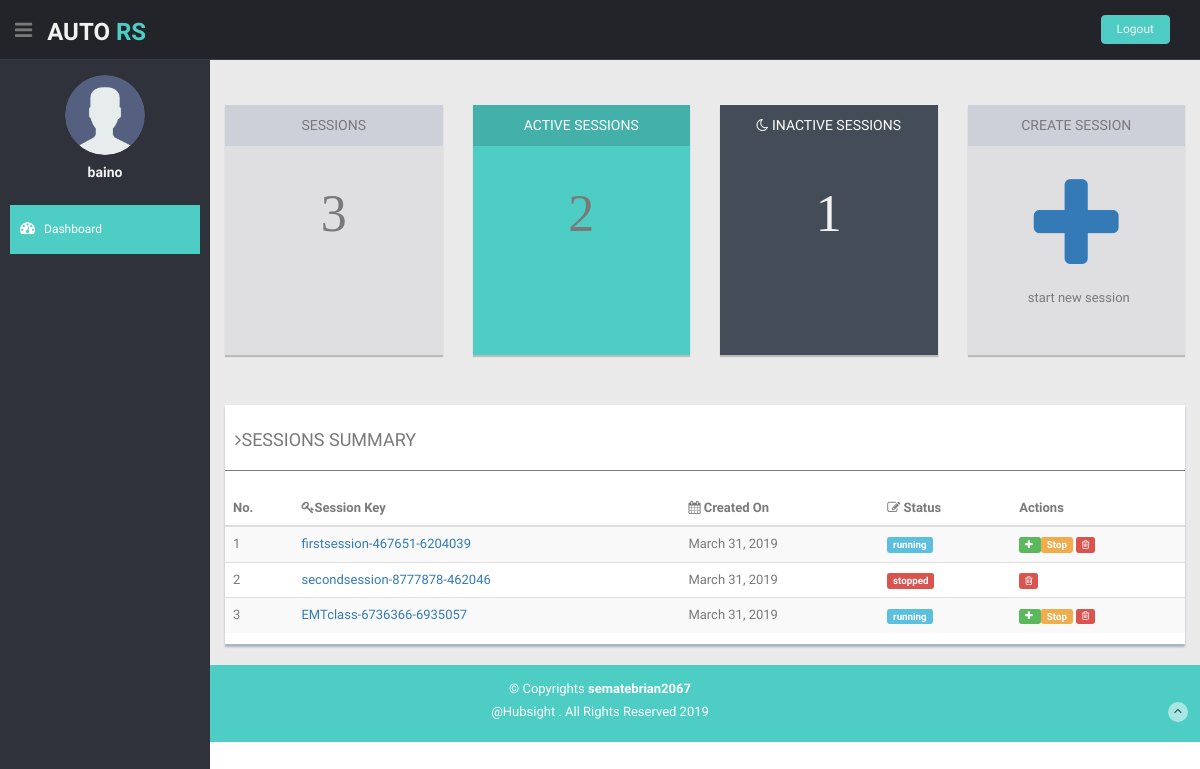
The app's page /moderator/ (signed in), older data.
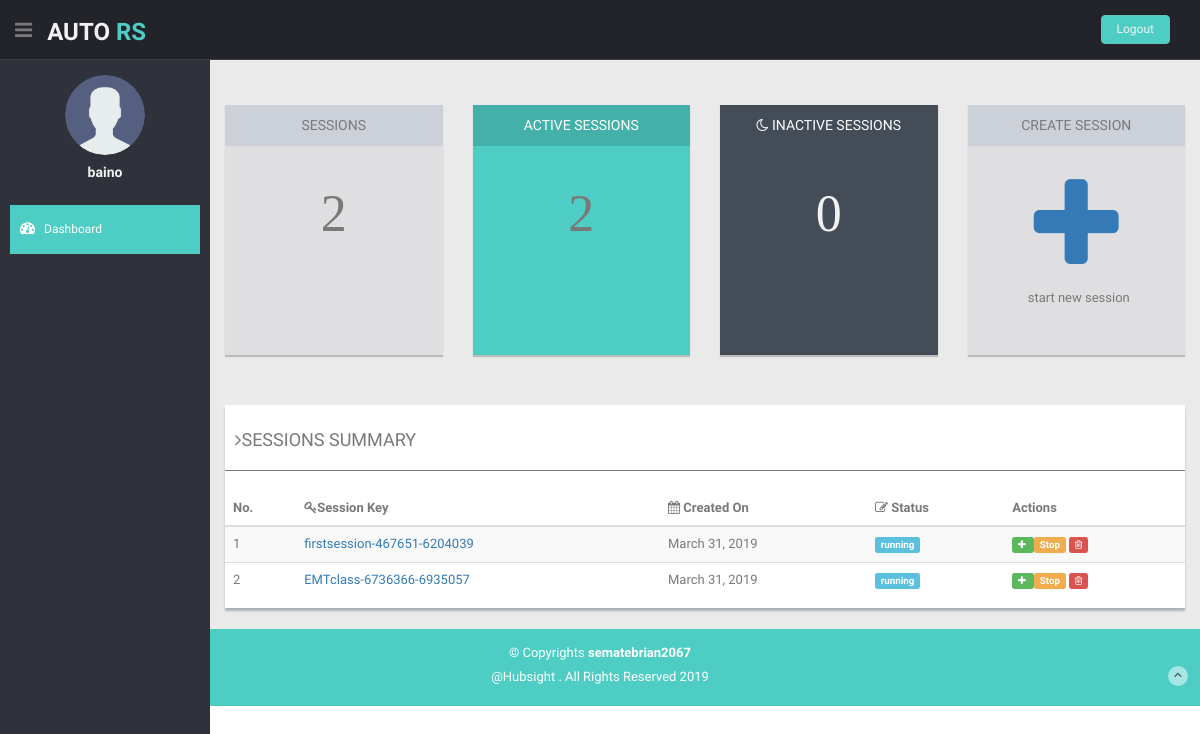
The same page, newer data.
### Ars/models.py (models this page shows)
class Session(models.Model):
    status = models.CharField(max_length=25, default='running')
    session_key = models.CharField(max_length=250, null=False)
    owner = models.ForeignKey(User, on_delete=models.CASCADE)
    created_on = models.DateField(auto_now_add=True)

### Ars/decorators.py (the view)
    def wrapper(request, **kwargs):
        if request is not None:
            if request.method == "GET":
                return function(request, **kwargs)
            raise Exception("method not allowed.")
        raise Exception("request is null")

### moderator/views.py (called while the page is built)
@Get_check
@login_required
def index(request):
    context = {}
    current_user_id=request.user.id
    user_sessions = Session.objects.filter(owner=current_user_id)
    context['sessions']=user_sessions
    inactive_session_count = user_sessions.filter(status="stopped").count()
    active_session_count = user_sessions.filter(status='running').count()
    context['active_count']=active_session_count
    context['inactive_count']=inactive_session_count
    return render(request, 'moderator/index.html', context)

### moderator/templates/moderator/index.html (shortened to what this page needs)
{% extends 'moderator/base.html' %}
{% block body%}
    <section id="main-content">
      <section class="wrapper">
        <div class="row">
          <div class="col-lg-12 main-chart">
            <div class="row mt">
              <div class="col-md-3 col-sm-12 mb">
                <div class="grey-panel pn">
                  <div class="grey-header">
                    <h5>SESSIONS</h5>
                  </div>
                  <h1 class="mt fa fa-4x">
                  {%if sessions%}
                      {{sessions.count}}
                  {%else%}
                    0
                  {%endif%}
              </h1>
                  <div class="row">
                    <div class="col-sm-6 col-xs-6 goleft">
                      <p><br/></p>
                    </div>
                  </div>
                </div>
              </div>
              <div class="col-md-3 col-sm-12 mb">
                <div class=" green-panel  pn">
                  <div class="green-header ">
                    <h5>ACTIVE SESSIONS</h5>
                  </div>
                                    <h1 class="mt fa fa-4x">
                                      {%if sessions%}
                                      {{active_count}}
                                      {%else%}
                                      0
                                      {%endif%}
                                    </h1>
                </div>
              </div>
              <div class="col-md-3 col-sm-12 mb">
                <div class="darkblue-panel pn">
                  <div class="darkblue-header">
                    <h5><i class=" fa fa-moon-o"></i> INACTIVE SESSIONS</h5>
                  </div>
                                    <h1 class="mt fa fa-4x">
                                      {%if sessions%}
                                        {{inactive_count}}
                                      {%else%}
                                        0
                                      {%endif%}
                                    </h1>
                </div>
              </div>
                 <div class="col-md-3 col-sm-12 mb">
                <div class="grey-panel pn">
                  <div class="grey-header">
                    <h5>CREATE SESSION</h5>
                  </div>
                  <a href="" data-toggle="modal" data-target="#createsession_Modal">
                    <h1 class="mt"><i class="fa fa-plus fa-3x"></i></h1>
                  </a>
                  <p>start new session</p>
                </div>
              </div>
            </div>
        <div class="row mt">
          <div class="col-md-12">
            <div class="content-panel">
              <table class="table table-striped table-advance table-hover">
                <h4><i class="fa fa-angle-right"></i>SESSIONS SUMMARY</h4>
                <hr>
                <thead>
                  <tr>
                    <th>No.</th>
                    <th><i class="fa fa-key"></i>Session Key</th>
                    <th><i class="fa fa-calendar"></i> Created On</th>
                    <th><i class=" fa fa-edit"></i> Status</th>
                    <th>Actions</th>
                  </tr>
                </thead>
                <tbody>
                  {%if sessions%}
                  {%for session in sessions%}
                  <tr>
                    <td>{{forloop.counter}}</td>
                    <td>
                      <a href="{% url 'moderator:sessionDetails' session.id %}">{{session.session_key}}</a>
                    </td>
                    <td class="hidden-phone">{{session.created_on}}</td>
                    <td><span class="label label-{% if session.status == 'stopped'%}danger{% else %}info{% endif %} label-mini">{{session.status}}</span></td>
                    <td>
                      {%if session.status == "running" %}
                          <a href="{% url 'moderator:categorycreate' session.id %}">
                            <span class="label label-success">
                              <i class="fa fa-plus"></i>
                            </span>
                          </a>
                        <a href="{% url 'moderator:sessionstop' session.id %}">
                          <span class="label label-warning label-mini">Stop</span>
                        </a>
                        {%endif%}
                        <a href="{% url 'moderator:sessiondelete' session.id %}">
                          <span class="label label-danger">
                            <i class="fa fa-trash-o"></i>
                          </span>
                        </a>
                    </td>
                  </tr>
                  {%endfor%}
                  {%endif%}
                </tbody>
              </table>
            </div>
          </div>
        </div>
          </div>
        </div>
      </section>
    </section>
    {% endblock %}

### moderator/templates/moderator/base.html (shortened to what this page needs)
<!DOCTYPE html>
<html lang="en">
<head>
  {% load staticfiles %}
  <link href="{% static 'moderator/lib/bootstrap/css/bootstrap.min.css' %}" rel="stylesheet">
  <link href="{% static 'moderator/lib/font-awesome/css/font-awesome.css' %}" rel="stylesheet" />
  <link rel="stylesheet" type="text/css" href="{% static 'moderator/css/zabuto_calendar.css' %}">
  <link rel="stylesheet" type="text/css" href="{% static 'moderator/lib/gritter/css/jquery.gritter.css' %}" />
  <link href="{% static 'moderator/lib/advanced-datatable/css/demo_page.css' %} " rel="stylesheet" />
  <link href="{% static 'moderator/lib/advanced-datatable/css/demo_table.css' %}" rel="stylesheet" />
  <link rel="stylesheet" href="{% static 'moderator/lib/advanced-datatable/css/DT_bootstrap.css' %}" />
  <link href="{% static 'moderator/css/style.css' %}" rel="stylesheet">
  <link href="{% static 'moderator/css/style-responsive.css' %}" rel="stylesheet">
</head>
<body>
  <section id="container">
    <header class="header black-bg">
      <div class="sidebar-toggle-box">
        <div class="fa fa-bars tooltips" data-placement="right" data-original-title="Toggle Navigation"></div>
      </div>
      <a href="index.html" class="logo"><b>AUTO<span> RS</span></b></a>
      <div class="top-menu">
        <ul class="nav pull-right top-menu">
          <li><a class="logout" href="{% url "UserAuth:logout" %}">Logout</a></li>
        </ul>
      </div>
    </header>
    <aside>
      <div id="sidebar" class="nav-collapse ">
        <ul class="sidebar-menu" id="nav-accordion">
          <p class="centered"><a href="profile.html"><img src="{% static 'moderator/img/user.png' %}" class="img-circle" width="80"></a></p>
          <h5 class="centered">{{request.user.username}}</h5>
          <li class="mt">
            <a class="active" href="{%url 'moderator:index'%}">
              <i class="fa fa-dashboard"></i>
              <span>Dashboard</span>
              </a>
          </li>
        </ul>
      </div>
    </aside>
    {% block body %}
    {% endblock %}
    <footer class="site-footer">
      <div class="text-center">
        <p>
          &copy; Copyrights <strong>sematebrian2067</strong>
          <p>
            @Hubsight . All Rights Reserved
          </p>
        </p>
        <a href="#" class="go-top">
          <i class="fa fa-angle-up"></i>
          </a>
      </div>
    </footer>
  </section>
</body>
</html>

### moderator/static/moderator/css/style.css (style rules this page uses)
body { color: #797979; background: #eaeaea; font-family: 'Ruda', sans-serif; padding: 0px !important; margin: 0px !important; font-size:13px; }
ul li { list-style: none; }
a, a:hover, a:focus { text-decoration: none; outline: none; }
#container { width: 100%; height: 100%; }
hr { margin-top: 20px; margin-bottom: 20px; border: 0; border-top: 1px solid #797979; }
.centered { text-align: center; }
.goleft { text-align: left; }
.mt { margin-top: 25px; }
.mb { margin-bottom: 25px; }
ul.top-menu > li > .logout { color: #f2f2f2; font-size: 12px; border-radius: 4px; -webkit-border-radius: 4px; border: 1px solid #64c3c2 !important; padding: 5px 15px; margin-right: 15px; background: #4ECDC4; margin-top: 15px; }
#sidebar { width: 210px; height: 100%; position: fixed; background: #2f323a; }
#sidebar h5 { color: #f2f2f2; font-weight: 700; }
#sidebar ul li { position: relative; }
ul.sidebar-menu , ul.sidebar-menu li ul.sub { margin: -2px 0 0; padding: 0; }
ul.sidebar-menu { margin-top: 75px; }
ul.sidebar-menu li { margin-bottom: 5px; margin-left:10px; margin-right:10px; }
ul.sidebar-menu li a span { display: inline-block; }
ul.sidebar-menu li a { color: #aeb2b7; text-decoration: none; display: block; padding: 15px 0 15px 10px; font-size: 12px; outline: none; -webkit-transition: all 0.3s ease; -moz-transition: all 0.3s ease; -o-transition: all 0.3s ease; -ms-transition: all 0.3s ease; transition: all 0.3s ease; }
ul.sidebar-menu li a.active, ul.sidebar-menu li a:hover, ul.sidebar-menu li a:focus { background: #4ECDC4; color: #fff; display: block; -webkit-transition: all 0.3s ease; -moz-transition: all 0.3s ease; -o-transition: all 0.3s ease; -ms-transition: all 0.3s ease; transition: all 0.3s ease; }
ul.sidebar-menu li a i { font-size: 15px; padding-right: 6px; }
ul.sidebar-menu li a.active i { color: #fff; }
#main-content { margin-left: 210px; }
.header, .footer { min-height: 60px; padding: 0 15px; }
.header { position: fixed; left: 0; right: 0; z-index: 1002; }
.black-bg { background: #22242a; border-bottom: 1px solid #393d46; }
.wrapper { display: inline-block; margin-top: 60px; padding-left: 15px; padding-right: 15px; padding-bottom: 15px; padding-top: 0px; width: 100%; }
a.logo { font-size: 24px; color: #f2f2f2; float: left; margin-top: 15px; text-transform: uppercase; }
a.logo b { font-weight: 900; }
a.logo span { color: #4ECDC4; }
#top_menu .nav > li, ul.top-menu > li { float: left; }
ul.top-menu > li > a { color: #666666; font-size: 16px; border-radius: 4px; -webkit-border-radius: 4px; border:1px solid #666666 !important; padding: 2px 6px; margin-right: 15px; }
.sidebar-toggle-box { float: left; padding-right: 15px; margin-top: 20px; }
.sidebar-toggle-box .fa-bars { cursor: pointer; display: inline-block; font-size: 20px; }
.main-chart { padding-top: 20px; }
.pn { height: 250px; box-shadow: 0 2px 1px rgba(0, 0, 0, 0.2); }
.grey-panel { text-align: center; background: #dfdfe1; }
.grey-panel .grey-header { background: #ccd1d9; padding: 3px; margin-bottom: 15px; }
.grey-panel h5 { font-weight: 200; margin-top: 10px; }
.grey-panel p { margin-left: 5px; }
.darkblue-panel { text-align: center; background: #444c57; }
.darkblue-panel .darkblue-header { background: transparent; padding: 3px; margin-bottom: 15px; }
.darkblue-panel h1 { color: #f2f2f2; }
.darkblue-panel h5 { font-weight: 200; margin-top: 10px; color: white; }
.green-panel { text-align: center; background: #4ECDC4; }
.green-panel .green-header { background: #43b1a9; padding: 3px; margin-bottom: 15px; }
.green-panel h5 { color: white; font-weight: 200; margin-top: 10px; }
.content-panel { background: #ffffff; box-shadow: 0px 3px 2px #aab2bd; padding-top: 15px; padding-bottom: 5px; }
.content-panel h4 { margin-left: 10px; }
.site-footer { background: #4ECDC4; color: #fff; padding: 15px 0; }
.site-footer p { margin-bottom: 5px; }
.go-top { margin-right: 1%; margin-top: -25px; float: right; background: rgba(255,255,255,.5); width: 20px; height: 20px; border-radius: 50%; -webkit-border-radius: 50%; }
.go-top i { color: #2A3542; }

### moderator/templates/moderator/base.html (style rules this page uses)
html { background-color: #ffffff; }

Row changes from the older to the newer data that the page shows:
removed Session: session_key "secondsession-8777878-462046", created_on "March 31, 2019", status "stopped"
Text that changed along with them:
{{ sessions.count }}: "3" → "2"
{{ inactive_count }}: "1" → "0"
